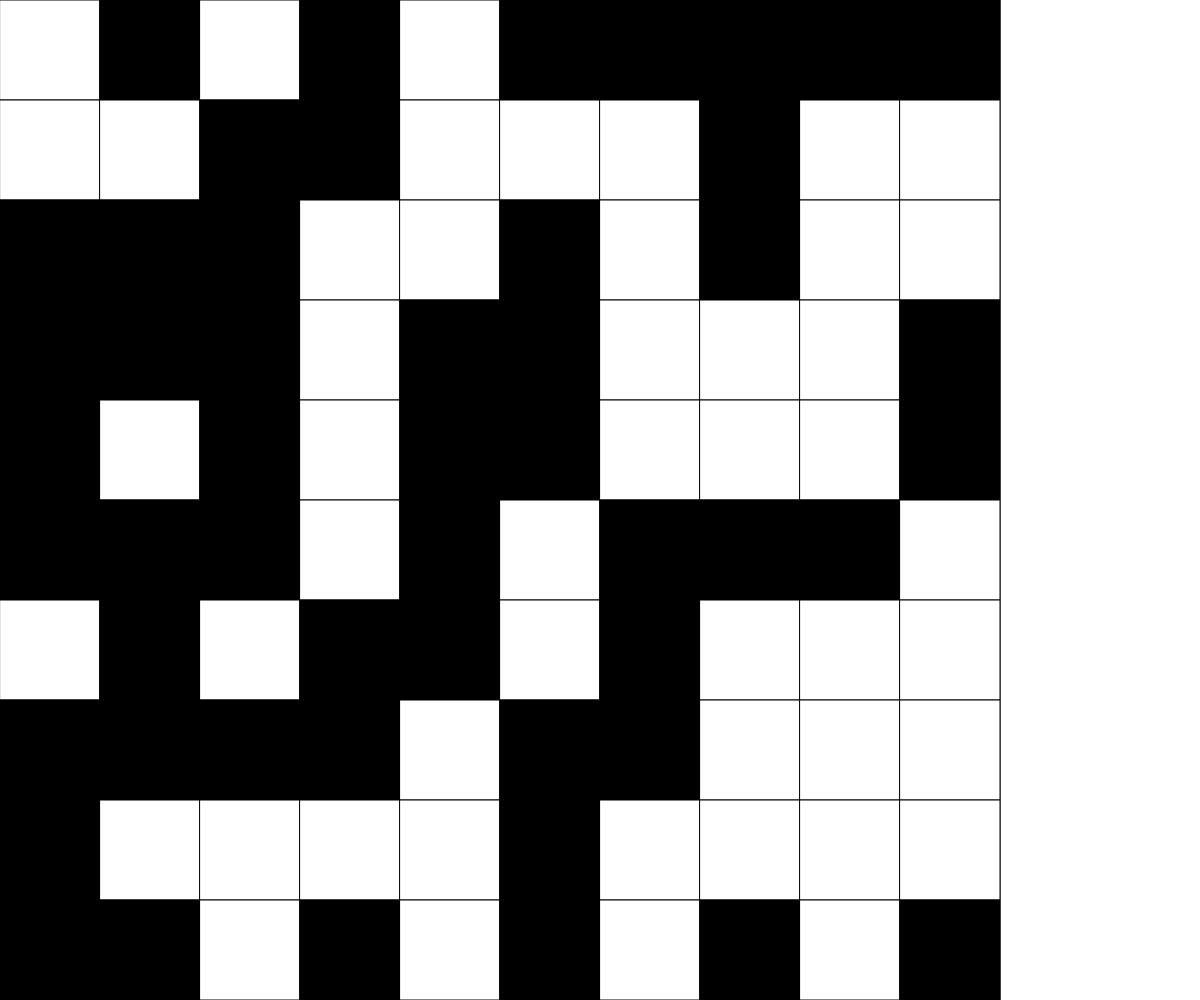
Frame 1 (no input)
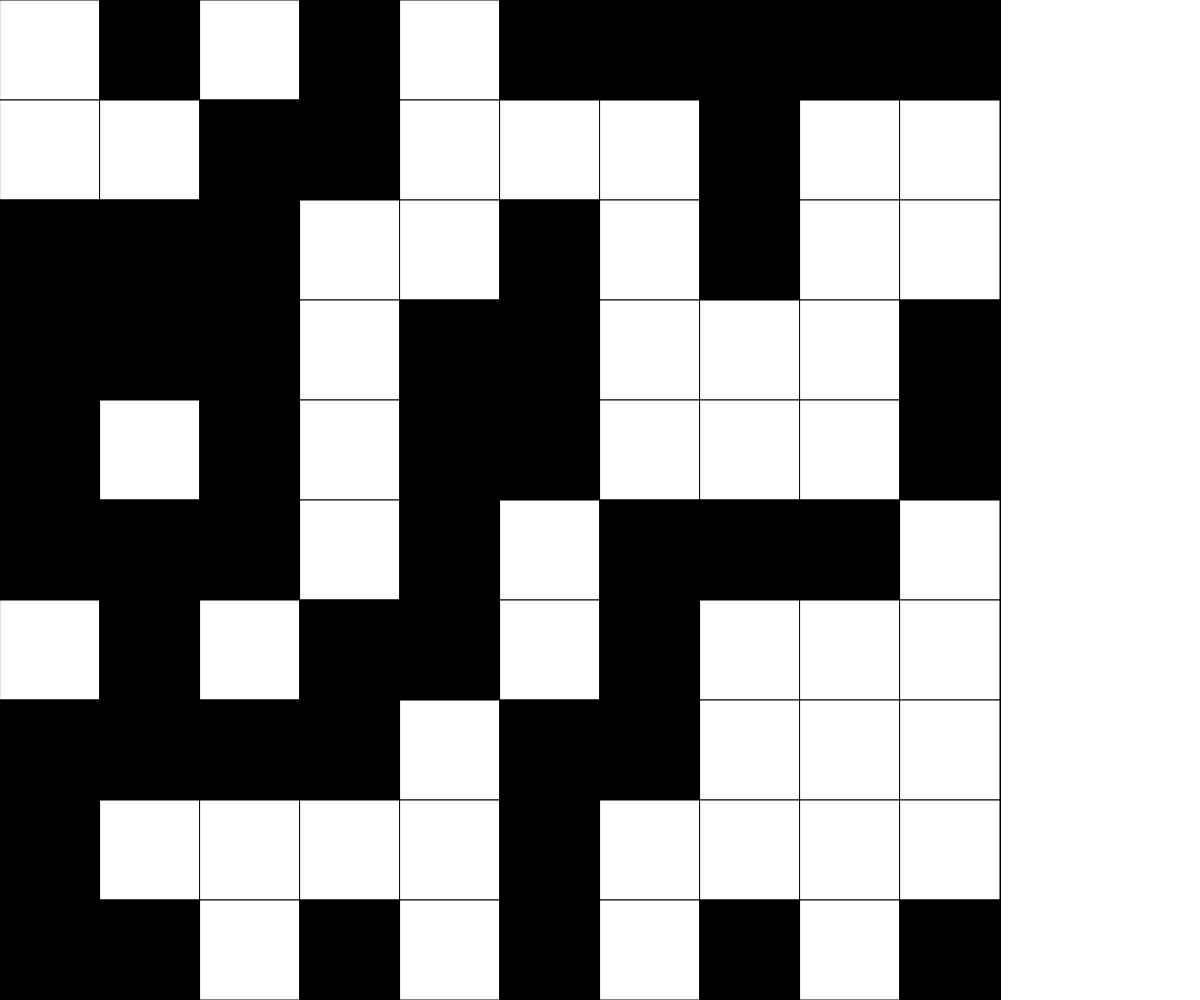
Frame 60 (no input)
Frame 120 (the mouse pressed at the canvas centre since frame 60): identical to frame 60, image omitted

The p5.js sketch that drew these frames (run headless with seeded random() and noise() and a simulated clock; from frame 60 on, the mouse is pressed at the canvas centre):

// p5.js sketch
// ── sketch.js
// Project Title
// Your Name
// Date
//
// Extra for Experts:
// - describe what you did to take this project "above and beyond"

let grid  = [
  [1,0,0,1],
  [0,1,0,1],
  [1,0,0,0],
  [1,1,0,1],
  [1,0,1,1],
  [0,0,0,1]
];

let mode = 1;

let cell = 50;
const GRID_SIZE = 10;

function setup() {
  createCanvas(windowWidth, windowHeight);
  generateRandomGrid(GRID_SIZE,GRID_SIZE);

  let smallWH = min(width,height);

  cell = smallWH/ grid.length;


  displaygrid();
}


function draw() {
  // background(220);
  displaygrid();
}

function generateRandomGrid(c,r){
  
  grid = [];
  for (let y = 0; y < c; y++){
    let arrayTemp = [];
    for (let x = 0; x < r; x++){
      arrayTemp.push(floor(random(2)));
    }
    grid.push(arrayTemp);
  }
}

function displaygrid(){
  for (let y = 0; y < grid.length; y++){
    for (let x = 0; x < grid[0].length; x++){
      fill(grid[y][x]*1000);
      square(x*cell,y*cell,cell);
    }
  }
}

function mouseReleased(){
  // generateRandomGrid(GRID_SIZE,GRID_SIZE);
  // displaygrid();
  grid[floor(mouseY/cell)][floor(mouseX/cell)] += 1;
  grid[floor(mouseY/cell)][floor(mouseX/cell)] = grid[floor(mouseY/cell)][floor(mouseX/cell)] % 2;
  if (mode === 1){
    if(floor(mouseX/cell) - 1 > -1){
      grid[floor(mouseY/cell)][floor(mouseX/cell)-1] += 1;
      grid[floor(mouseY/cell)][floor(mouseX/cell)-1] = grid[floor(mouseY/cell)][floor(mouseX/cell)-1] % 2;
    }
    if(floor(mouseX/cell) + 1 < grid[0].length){
      grid[floor(mouseY/cell)][floor(mouseX/cell)+1] += 1;
      grid[floor(mouseY/cell)][floor(mouseX/cell)+1] = grid[floor(mouseY/cell)][floor(mouseX/cell)+1] % 2;
    }
    if(floor(mouseY/cell) - 1 > -1){
      grid[floor(mouseY/cell)-1][floor(mouseX/cell)] += 1;
      grid[floor(mouseY/cell)-1][floor(mouseX/cell)] = grid[floor(mouseY/cell)-1][floor(mouseX/cell)] % 2;
    }
    if(floor(mouseY/cell) + 1 < grid.length){
      grid[floor(mouseY/cell)+1][floor(mouseX/cell)] += 1;
      grid[floor(mouseY/cell)+1][floor(mouseX/cell)] = grid[floor(mouseY/cell)+1][floor(mouseX/cell)] % 2;
    }
  }

}

function keyTyped(){
  mode++;
  mode = mode % 2;
}

function mini(a,b){
  if (a<b){
    return a;
  }
  else{
    return b;
  }
}
